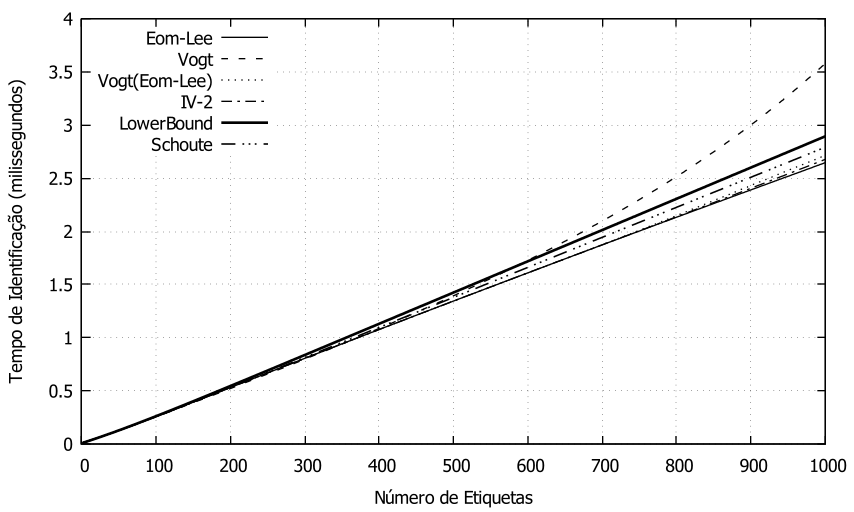

Write gnuplot code to recreate this figure.
set xlabel "Número de Etiquetas"
set ylabel "Tempo de Identificação (milissegundos)"
set monochrome
set key vertical top left
set grid
plot "Eom-Lee-IDTime-128.txt" u 1:2 t 'Eom-Lee' w lines, \
"Vogt-IDTime-128.txt" u 1:2 t 'Vogt' w lines, \
"Vogt(Eom-Lee)-IDTime-128.txt" u 1:2 t 'Vogt(Eom-Lee)' w lines, \
"IV-2-IDTime-128.txt" u 1:2 t 'IV-2' w lines, \
"LowerBound-IDTime-128.txt" u 1:2 t 'LowerBound' w lines, \
"Schoute-IDTime-128.txt" u 1:2 t 'Schoute' w lines, \
